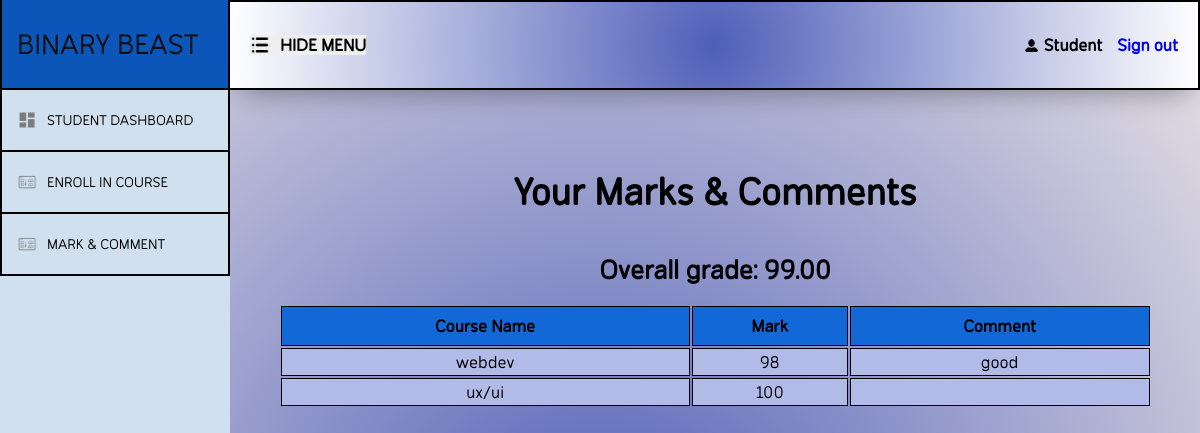
/BinaryBeast/students/student_index.php?addr=stu_marks (signed in), run on the app's committed database.
### tables this page shows
CREATE TABLE `marks_tb` (
  `student_id` int(11) NOT NULL,
  `teacher_id` int(11) NOT NULL,
  `course_id` int(11) NOT NULL,
  `mark` float NOT NULL,
  `comment` tinytext DEFAULT NULL,
  `course_name` varchar(50) NOT NULL
);

### BinaryBeast/students/stu_marks.php (the view, shortened to what this page needs)
<?php
$servername = 'localhost';
$username = 'root';
$password = '';
$database = 'education';
$dbcon = new mysqli($servername, $username, $password, $database);
$courses = array();
$sql_cmd = "SELECT * FROM `marks_tb` WHERE student_id='" . $_SESSION['userid'] . "' ";
$result = $dbcon->query($sql_cmd);
$trtd = '';
$avg=0;
if($result->num_rows>0){
    while ($row = $result->fetch_assoc()) {
        $trtd .= "<tr><td>" . $row['course_name'] . "</td><td>" . $row['mark'] . "</td><td>" . $row['comment'] . "</td></tr>";
        array_push($courses, $row['mark']);
    }
    $sum = 0;
    foreach ($courses as $marks) {
        $sum += $marks;
    }
    $avg = number_format($sum / count($courses), 2);
}
?>
<!DOCTYPE html>
<html lang="en">
<head>
</head>
<body>
<div class="title">Your Marks & Comments</div>
    <div class="sub_title">Overall grade: <?php echo $avg; ?></div>
    <table>
        <tr>
            <th>Course Name</th>
            <th>Mark</th>
            <th>Comment</th>
        </tr>
        <?php echo $trtd; ?>
    </table>
</body>
</html>

### BinaryBeast/indexStyles.css (style rules this page uses)
* { margin: 0; padding: 0; text-decoration: none; border: none; box-sizing: border-box; font-family: "simvoni"; font-size: large; }
th { padding: 1%; background-color: rgb(19, 104, 216); border: 1px solid black; }
td { background-color: rgb(178, 187, 231); text-align: center; padding: 3px; border: 1px solid black; }
table { width: 90%; margin-top: 2%; }
body { width: 100%; height: 100vh; max-width: 100vw; display: flex; align-items: flex-start; background: radial-gradient( circle, rgba(79, 95, 184, 1) 0%, rgba(235, 228, 229, 1) 100% ); }
.title { margin-top: 2em; font-size: 40px; font-weight: bold; }
.sub_title { margin-top: 1.5em; font-size: 28px; font-weight: bold; }

### data on the page
marks_tb: course_name "webdev", mark "98", comment "good"
marks_tb: course_name "ux/ui", mark "100"

### other printed values
$avg "99.00"
